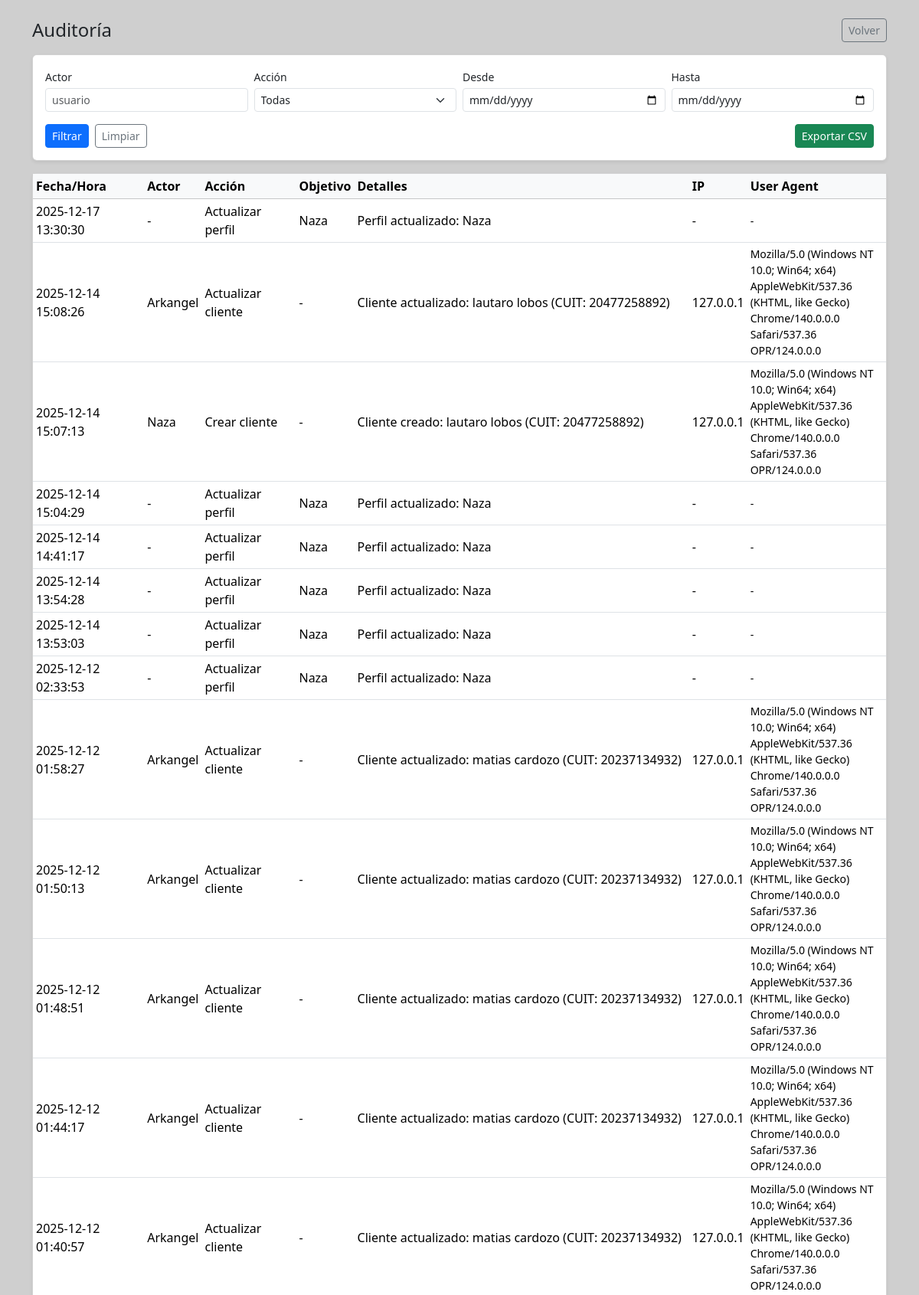
The app's page /audit/ (signed in, upper part) with its own data.
### apps/audit/models.py (models this page shows, shortened)
class AuditLog(models.Model):
    ACTION_CHOICES = [
        ('login', 'Login'),
        ('logout', 'Logout'),
        ('create_user', 'Crear usuario'),
        ('update_profile', 'Actualizar perfil'),
        ('change_password', 'Cambiar contraseña'),
        ('set_role', 'Cambiar rol'),
        ('delete_user', 'Eliminar usuario'),
        ('reset_password', 'Resetear contraseña'),
        ('create_client', 'Crear cliente'),
        ('update_client', 'Actualizar cliente'),
        ('delete_client', 'Eliminar cliente'),
    ]
    actor = models.ForeignKey(User, on_delete=models.SET_NULL, null=True, related_name='audit_logs')
    action = models.CharField(max_length=50, choices=ACTION_CHOICES)
    target_user = models.ForeignKey(User, on_delete=models.SET_NULL, null=True, blank=True, related_name='audit_targets')
    details = models.TextField(blank=True)
    ip_address = models.GenericIPAddressField(null=True, blank=True)
    user_agent = models.TextField(blank=True)
    timestamp = models.DateTimeField(auto_now_add=True, db_index=True)
    class Meta:
        verbose_name = "Audit Log"
        verbose_name_plural = "Audit Logs"
        ordering = ['-timestamp']
        indexes = [
            models.Index(fields=['actor', '-timestamp']),
            models.Index(fields=['action', '-timestamp']),
        ]

### apps/audit/views.py (the view)
# urls.py: path('', views.audit_log_list, name='audit_log_list'),
@login_required(login_url='login')
@user_passes_test(is_admin, login_url='landing')
def audit_log_list(request):
    actor_filter = request.GET.get('actor', '')
    action_filter = request.GET.get('action', '')
    date_from = request.GET.get('date_from', '')
    date_to = request.GET.get('date_to', '')
    logs = AuditLog.objects.all()
    if actor_filter:
        logs = logs.filter(actor__username__icontains=actor_filter)
    if action_filter:
        logs = logs.filter(action__icontains=action_filter)
    if date_from:
        logs = logs.filter(timestamp__gte=date_from)
    if date_to:
        logs = logs.filter(timestamp__lte=date_to)
    logs = logs.select_related('actor', 'target_user')[:500]
    context = {
        'logs': logs,
        'actor_filter': actor_filter,
        'action_filter': action_filter,
        'date_from': date_from,
        'date_to': date_to,
        'actions': AuditLog.ACTION_CHOICES,
    }
    return render(request, 'audit/audit_list.html', context)

### apps/audit/views.py (called while the page is built)
def is_admin(user):
    profile = getattr(user, 'profile', None)
    role = getattr(profile, 'role', UserProfile.ROLE_VENDOR) if profile else UserProfile.ROLE_VENDOR
    return user.is_superuser or role in (UserProfile.ROLE_ADMIN, UserProfile.ROLE_SUPERVISOR)

### templates/audit/audit_list.html (shortened to what this page needs)
{% load static %}
<!DOCTYPE html>
<html lang="es">
<head>
    <link rel="stylesheet" href="https://cdn.jsdelivr.net/npm/bootstrap@5.3.2/dist/css/bootstrap.min.css">
</head>
<body style="background-color: #cfcfcf;">
    <div class="container py-4">
        <div class="d-flex align-items-center justify-content-between mb-3">
            <h1 class="h4 mb-0">Auditoría</h1>
            <a class="btn btn-outline-secondary btn-sm" href="{% url 'landing' %}">Volver</a>
        </div>
        <form method="get" class="card card-body mb-3 shadow-sm">
            <div class="row g-2">
                <div class="col-md-3">
                    <label class="form-label small mb-1">Actor</label>
                    <input type="text" class="form-control form-control-sm" name="actor" value="{{ actor_filter }}"
                        placeholder="usuario">
                </div>
                <div class="col-md-3">
                    <label class="form-label small mb-1">Acción</label>
                    <select class="form-select form-select-sm" name="action">
                        <option value="">Todas</option>
                    </select>
                </div>
                <div class="col-md-3">
                    <label class="form-label small mb-1">Desde</label>
                    <input type="date" class="form-control form-control-sm" name="date_from" value="{{ date_from }}">
                </div>
                <div class="col-md-3">
                    <label class="form-label small mb-1">Hasta</label>
                    <input type="date" class="form-control form-control-sm" name="date_to" value="{{ date_to }}">
                </div>
            </div>
            <div class="mt-3 d-flex gap-2">
                <button type="submit" class="btn btn-primary btn-sm">Filtrar</button>
                <a class="btn btn-outline-secondary btn-sm" href="{% url 'audit_log_list' %}">Limpiar</a>
                <button type="submit" class="btn btn-success btn-sm ms-auto" formaction="{% url 'export_audit_csv' %}"
                    formmethod="get">Exportar CSV</button>
            </div>
        </form>
        <div class="card shadow-sm">
            <div class="card-body p-0">
                <div class="table-responsive">
                    <table class="table table-hover table-sm mb-0 align-middle">
                        <thead class="table-light">
                            <tr>
                                <th>Fecha/Hora</th>
                                <th>Actor</th>
                                <th>Acción</th>
                                <th>Objetivo</th>
                                <th>Detalles</th>
                                <th>IP</th>
                                <th>User Agent</th>
                            </tr>
                        </thead>
                        <tbody>
                            {% if logs %}
                            {% for log in logs %}
                            <tr>
                                <td>{{ log.timestamp|date:"Y-m-d H:i:s" }}</td>
                                <td>{{ log.actor.username|default:"-" }}</td>
                                <td>{{ log.get_action_display }}</td>
                                <td>{{ log.target_user.username|default:"-" }}</td>
                                <td class="text-break">{{ log.details|default:"-" }}</td>
                                <td>{{ log.ip_address|default:"-" }}</td>
                                <td class="text-break small" style="max-width: 220px;">{{ log.user_agent|default:"-" }}
                                </td>
                            </tr>
                            {% endfor %}
                            {% else %}
                            <tr>
                                <td colspan="7" class="text-center py-3 text-muted">No hay registros para los filtros
                                    seleccionados.</td>
                            </tr>
                            {% endif %}
                        </tbody>
                    </table>
                </div>
            </div>
        </div>
    </div>
</body>
</html>

### records on screen
AuditLog: timestamp "2025-12-17 13:30:30", actor.username "-", action "Actualizar perfil", target_user.username "Naza", details "Perfil actualizado: Naza", ip_address "-", user_agent "-"
AuditLog: timestamp "2025-12-14 15:08:26", actor.username "Arkangel", action "Actualizar cliente", target_user.username "-", details "Cliente actualizado: lautaro lobos (CUIT: 20477258892)", ip_address "127.0.0.1", user_agent "Mozilla/5.0 (Windows NT 10.0; Win64; x64) AppleWebKit/537.36 (KHTML, like Gecko) Chrome/140.0.0.0 Safari/537.36 OPR/124.0.0.0"
AuditLog: timestamp "2025-12-14 15:07:13", actor.username "Naza", action "Crear cliente", target_user.username "-", details "Cliente creado: lautaro lobos (CUIT: 20477258892)", ip_address "127.0.0.1", user_agent "Mozilla/5.0 (Windows NT 10.0; Win64; x64) AppleWebKit/537.36 (KHTML, like Gecko) Chrome/140.0.0.0 Safari/537.36 OPR/124.0.0.0"
AuditLog: timestamp "2025-12-14 15:04:29", actor.username "-", action "Actualizar perfil", target_user.username "Naza", details "Perfil actualizado: Naza", ip_address "-", user_agent "-"
AuditLog: timestamp "2025-12-14 14:41:17", actor.username "-", action "Actualizar perfil", target_user.username "Naza", details "Perfil actualizado: Naza", ip_address "-", user_agent "-"
AuditLog: timestamp "2025-12-14 13:54:28", actor.username "-", action "Actualizar perfil", target_user.username "Naza", details "Perfil actualizado: Naza", ip_address "-", user_agent "-"
AuditLog: timestamp "2025-12-14 13:53:03", actor.username "-", action "Actualizar perfil", target_user.username "Naza", details "Perfil actualizado: Naza", ip_address "-", user_agent "-"
AuditLog: timestamp "2025-12-12 02:33:53", actor.username "-", action "Actualizar perfil", target_user.username "Naza", details "Perfil actualizado: Naza", ip_address "-", user_agent "-"
AuditLog: timestamp "2025-12-12 01:58:27", actor.username "Arkangel", action "Actualizar cliente", target_user.username "-", details "Cliente actualizado: matias cardozo (CUIT: 20237134932)", ip_address "127.0.0.1", user_agent "Mozilla/5.0 (Windows NT 10.0; Win64; x64) AppleWebKit/537.36 (KHTML, like Gecko) Chrome/140.0.0.0 Safari/537.36 OPR/124.0.0.0"
AuditLog: timestamp "2025-12-12 01:50:13", actor.username "Arkangel", action "Actualizar cliente", target_user.username "-", details "Cliente actualizado: matias cardozo (CUIT: 20237134932)", ip_address "127.0.0.1", user_agent "Mozilla/5.0 (Windows NT 10.0; Win64; x64) AppleWebKit/537.36 (KHTML, like Gecko) Chrome/140.0.0.0 Safari/537.36 OPR/124.0.0.0"
AuditLog: timestamp "2025-12-12 01:48:51", actor.username "Arkangel", action "Actualizar cliente", target_user.username "-", details "Cliente actualizado: matias cardozo (CUIT: 20237134932)", ip_address "127.0.0.1", user_agent "Mozilla/5.0 (Windows NT 10.0; Win64; x64) AppleWebKit/537.36 (KHTML, like Gecko) Chrome/140.0.0.0 Safari/537.36 OPR/124.0.0.0"
AuditLog: timestamp "2025-12-12 01:44:17", actor.username "Arkangel", action "Actualizar cliente", target_user.username "-", details "Cliente actualizado: matias cardozo (CUIT: 20237134932)", ip_address "127.0.0.1", user_agent "Mozilla/5.0 (Windows NT 10.0; Win64; x64) AppleWebKit/537.36 (KHTML, like Gecko) Chrome/140.0.0.0 Safari/537.36 OPR/124.0.0.0"
AuditLog: timestamp "2025-12-12 01:40:57", actor.username "Arkangel", action "Actualizar cliente", target_user.username "-", details "Cliente actualizado: matias cardozo (CUIT: 20237134932)", ip_address "127.0.0.1", user_agent "Mozilla/5.0 (Windows NT 10.0; Win64; x64) AppleWebKit/537.36 (KHTML, like Gecko) Chrome/140.0.0.0 Safari/537.36 OPR/124.0.0.0"
